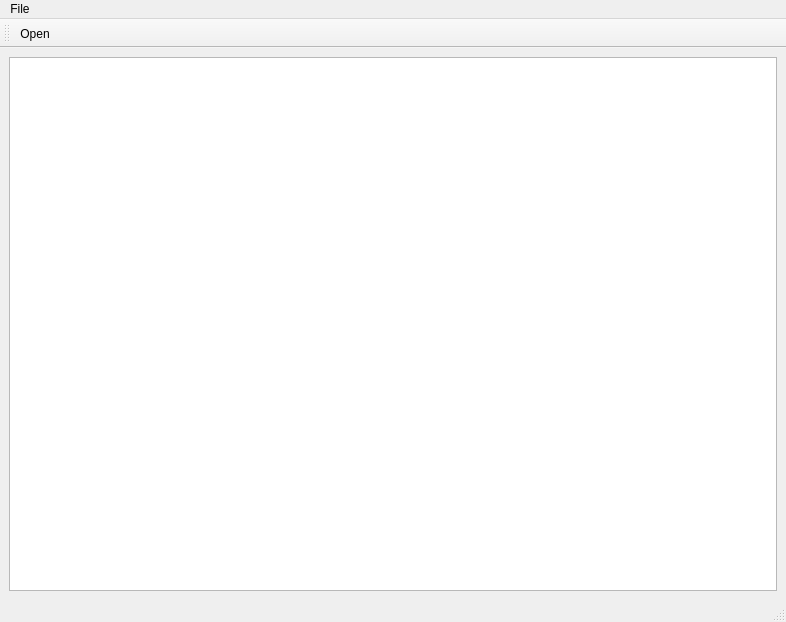
<?xml version="1.0" encoding="UTF-8"?>
<ui version="4.0">
 <class>MainWindow</class>
 <widget class="QMainWindow" name="MainWindow">
  <property name="geometry">
   <rect>
    <x>0</x>
    <y>0</y>
    <width>786</width>
    <height>622</height>
   </rect>
  </property>
  <property name="windowTitle">
   <string>地质剖面</string>
  </property>
  <widget class="QWidget" name="centralwidget">
   <property name="sizePolicy">
    <sizepolicy hsizetype="Expanding" vsizetype="Expanding">
     <horstretch>1</horstretch>
     <verstretch>1</verstretch>
    </sizepolicy>
   </property>
   <layout class="QGridLayout" name="gridLayout">
    <item row="0" column="0">
     <layout class="QVBoxLayout" name="verticalLayout">
      <item>
       <widget class="QGraphicsView" name="graphicsView"/>
      </item>
     </layout>
    </item>
   </layout>
  </widget>
  <widget class="QMenuBar" name="menubar">
   <property name="geometry">
    <rect>
     <x>0</x>
     <y>0</y>
     <width>786</width>
     <height>22</height>
    </rect>
   </property>
   <widget class="QMenu" name="menuFile">
    <property name="title">
     <string>File</string>
    </property>
    <addaction name="actionOpen"/>
    <addaction name="separator"/>
   </widget>
   <addaction name="menuFile"/>
  </widget>
  <widget class="QStatusBar" name="statusbar"/>
  <widget class="QToolBar" name="toolBar">
   <property name="windowTitle">
    <string>toolBar</string>
   </property>
   <attribute name="toolBarArea">
    <enum>TopToolBarArea</enum>
   </attribute>
   <attribute name="toolBarBreak">
    <bool>false</bool>
   </attribute>
   <addaction name="actionOpen"/>
  </widget>
  <action name="actionOpen">
   <property name="text">
    <string>Open</string>
   </property>
  </action>
 </widget>
 <resources/>
 <connections/>
</ui>
